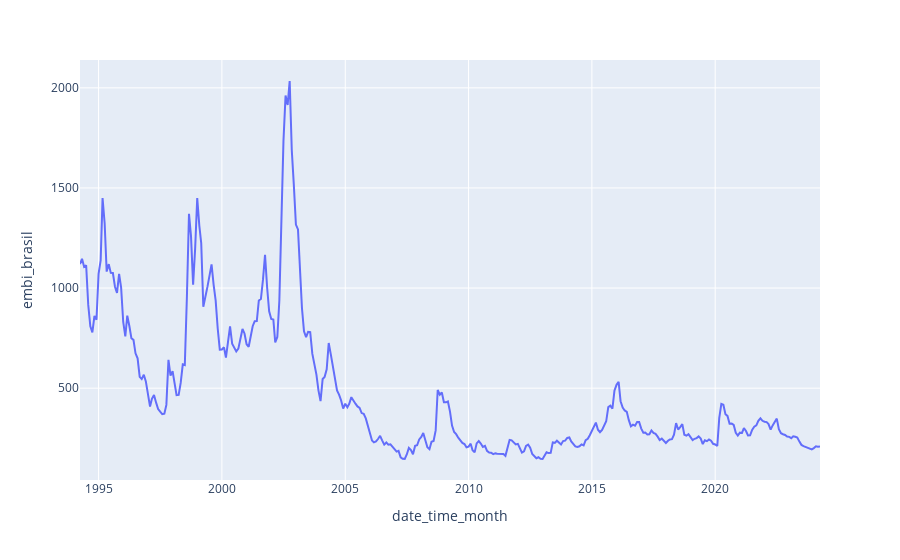

Here is the notebook cell this chart was saved with:
### Code cell
px.line(tab_ebmi, x = 'date_time_month', y = 'embi_brasil')

### Figure 1 — Plotly figure (JSON) as saved in the notebook; plotly's stock layout.template omitted (floating-point values rounded to 4 significant figures; data arrays with more than 128 entries replaced by an {"elided": "..."} marker saying what was removed)
{"data": [{"hovertemplate": "date_time_month=%{x}<br>embi_brasil=%{y}<extra></extra>", "legendgroup": "", "line": {"color": "#636efa", "dash": "solid"}, "marker": {"symbol": "circle"}, "mode": "lines", "name": "", "orientation": "v", "showlegend": false, "type": "scatter", "x": {"elided": "361 str values"}, "xaxis": "x", "y": {"elided": "361 float values"}, "yaxis": "y"}], "layout": {"autosize": true, "legend": {"tracegroupgap": 0}, "margin": {"t": 60}, "xaxis": {"anchor": "y", "autorange": true, "domain": [0, 1], "range": ["1994-04-01", "2024-04-01"], "title": {"text": "date_time_month"}, "type": "date"}, "yaxis": {"anchor": "x", "autorange": true, "domain": [0, 1], "range": [41.39, 2139.0], "title": {"text": "embi_brasil"}, "type": "linear"}}}
